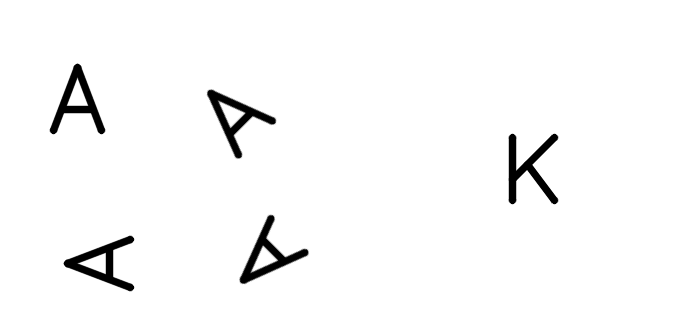
#> input picture Computer_vision_AIMS/Lab/Questions/data/rotated_letters.png, 700 x 320 px, found by its file name; the run also reads 3 pictures not shown here
$ jupyter execute --allow-errors Lab4_answers.ipynb   (older library calls are emulated)
#> lines starting #> are read from the running program, lines starting #| are printed output that depends on the picture; after the words box and inside, x2 and y2 are one past the last pixel; in counts of white or black regions, pixels touching at a corner belong together; long printed decimals are rounded
# 🧪 LAB 4: Feature Extraction & Segmentation

---

## **Part 1: Hu Moments & Rotation Invariance with Letters**

### **Objectives**
- Observe the invariance of Hu moments for shape recognition.
- Compare invariance between similar and different shapes.

---

### **Instructions**

1. **Use letter images**
2. **Binarize the images** (thresholding).
3. **Find the contours** of the letters.
4. **Compute the Hu moments** for each main contour.
5. **Compare the results** in a pandas DataFrame.
6. **Answer the questions below.**

### **Questions**
1. Are the Hu moments of the different “A”s similar despite the rotation?

2. How does the “K” Hu moment vector compare?

3. What does this experiment show about the use of Hu moments in shape recognition?

[cell 1]
import cv2
import numpy as np
import pandas as pd
import matplotlib.pyplot as plt
from google.colab import files
from google.colab.patches import cv2_imshow

[cell 2]
img1=files.upload()
#> the answer given: rotated_letters.png

[cell 3]
# Load the provided image (should be in your working directory)
img = cv2.imread('rotated_letters.png', 0)
#> img is the input picture: shape (320, 700); min 0, max 255, mean 248.1

# Threshold to get a binary image (letters in white on black)
_, binary = cv2.threshold(img, 127, 255, cv2.THRESH_BINARY_INV)
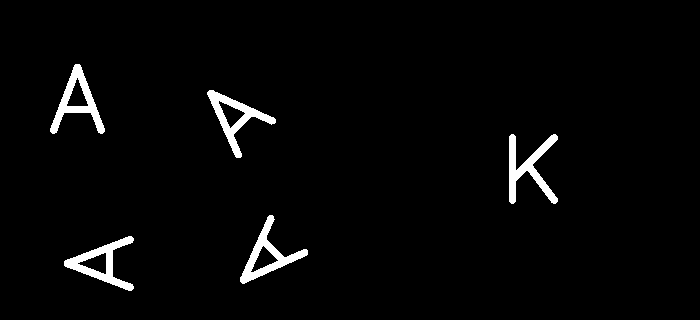
#> binary: shape (320, 700); 2.7% white; 5 white regions

# Show the binary image
plt.imshow(binary, cmap='gray')
plt.title("Thresholded Image")
plt.axis('off')
plt.show()

[cell 4]
contours, _ = cv2.findContours(binary, cv2.RETR_EXTERNAL, cv2.CHAIN_APPROX_SIMPLE)
#> contours = 5 contours; box (x1, y1, x2, y2) and area: (64, 236, 134, 291) 1378, (50, 64, 105, 134) 1378, (240, 215, 308, 284) 1376, (207, 90, 276, 158) 1376, (509, 134, 558, 204) 1100

# Draw contours for visualization
img_color = cv2.cvtColor(img, cv2.COLOR_GRAY2BGR)
cv2.drawContours(img_color, contours, -1, (0,255,0), 2)
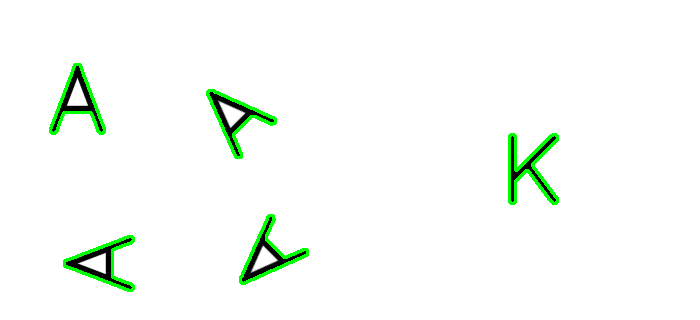
#> img_color: shape (320, 700, 3); 1.93% of pixels changed, all inside (x1, y1, x2, y2) = (49, 63, 559, 292)

plt.imshow(img_color)
plt.title("Detected Contours")
plt.axis('off')
plt.show()

[cell 5]
def contour_centroid(c):
    M = cv2.moments(c)
#> M = moments, m00 1378, centre m10/m00, m01/m00 = (99.97, 263)
    if M['m00'] == 0:
        return (0, 0)
    cx = int(M['m10']/M['m00'])
#> cx = 99
    cy = int(M['m01']/M['m00'])
#> cy = 263
    return (cy, cx)  # (row, col) for sorting

contours = sorted(contours, key=contour_centroid)  #top to bottom ,left to right
#> contours = 5 contours; box (x1, y1, x2, y2) and area: (50, 64, 105, 134) 1378, (64, 236, 134, 291) 1378, (207, 90, 276, 158) 1376, (240, 215, 308, 284) 1376, (509, 134, 558, 204) 1100

# Prepare for analysis
hu_moments_list = []
labels = ['A (0°)', 'A (45°)',  'K','A (90°)', 'A (135°)']

for i, cnt in enumerate(contours):
    # Compute Hu moments
    moments = cv2.moments(cnt)
    hu = cv2.HuMoments(moments).flatten()
    # Take the log scale for better comparison (common practice)
    hu_log = -np.sign(hu) * np.log10(np.abs(hu) + 1e-10)
    hu_moments_list.append(hu_log)
#> this loop made 5 passes
#> hu_log on passes 1 to 5: [0.538, 2.23, 1.75, 2.87, -5.19, 3.99, 10], [0.54, 2.25, 1.76, 2.87, -5.19, 4, -6.85], [0.28, 2, 1.94, 2.38, -4.59, -3.39, 4.88], [0.54, 2.25, 1.76, 2.87, -5.19, 4, -6.85], [0.538, 2.23, 1.75, 2.87, -5.19, 3.99, 10]
#> after the loop, hu_moments_list = [[0.538, 2.23, 1.75, 2.87, -5.19, 3.99, 10], [0.54, 2.25, 1.76, 2.87, -5.19, 4, -6.85], [0.28, 2, 1.94, 2.38, -4.59, -3.39, 4.88], [0.54, 2.25, 1.76, 2.87, -5.19, 4, -6.85], [0.538, 2.23, 1.75, 2.87, -5.19, 3.99, 10]]

# Create DataFrame
df_hu = pd.DataFrame(hu_moments_list, columns=[f'Hu{i+1}' for i in range(7)], index=labels)
#> df_hu = table of 5 rows and 7 columns
print(df_hu)
#|                Hu1       Hu2       Hu3       Hu4       Hu5       Hu6        Hu7
#| A (0°)    0.5378  2.232  1.753  2.872 -5.185  3.989  10.000
#| A (45°)   0.5401  2.254  1.758  2.871 -5.186  3.998  -6.852
#| K         0.2797  2.000  1.938  2.382 -4.592 -3.388   4.882
#| A (90°)   0.5401  2.254  1.758  2.871 -5.186  3.998  -6.852
#| A (135°)  0.5378  2.232  1.753  2.872 -5.185  3.989  10.000

### **Answer**
1. Are the Hu moments of the different “A”s similar despite the rotation?

> Yes! The Hu moments of all the “A”s (even at 0°, 45°, 90°, and 135° rotation) are nearly identical. This shows that Hu moments are highly stable under rotation.

2. How does the “K” Hu moment vector compare?

> The Hu moment vector for the “K” is very different from the “A”s. Its values differ significantly across most of the 7 Hu moments, reflecting that “K” has a different shape structure than “A” (even though both are single letters).

3. What does this experiment show about the use of Hu moments in shape recognition?

> This experiment demonstrates that Hu moments are powerful for recognizing shapes independently of their orientation (rotation, translation, scale).
> They are well suited for tasks where the same object may appear in different poses, because the feature vector remains (almost) unchanged under rotation.
> This property makes them useful for shape matching, classification, and some OCR tasks where orientation may vary.

## **Part 2: Segmentation of Blood Vessels in a Retinal Image**

## **Objectives**
- Apply basic image filtering and thresholding to extract blood vessels.
- Use edge detection (Canny) to find vessel boundaries.
- Compare methods and discuss the strengths/weaknesses of each approach.

---

### **Instructions**

1. **Load** a retina (fundus) image (e.g., `'retina.jpg'`).
2. **Convert** the image to grayscale.
3. **Apply** Gaussian blur to reduce noise.
4. **Apply** adaptive thresholding to highlight vessels.
5. **Apply** Canny edge detection to extract blood vessel edges.
6. **Display** all results.

### **Questions**
1. Which method best separates blood vessels from the background?
2. What problems do you notice (noise, uneven lighting, contrast, vessel thickness)?

[cell 6]
img1=files.upload()
#> the answer given: retina_vessel.jpg

[cell 7]
# 1. Load image
img = cv2.imread('retina_vessel.jpg')  # Use the path to your image
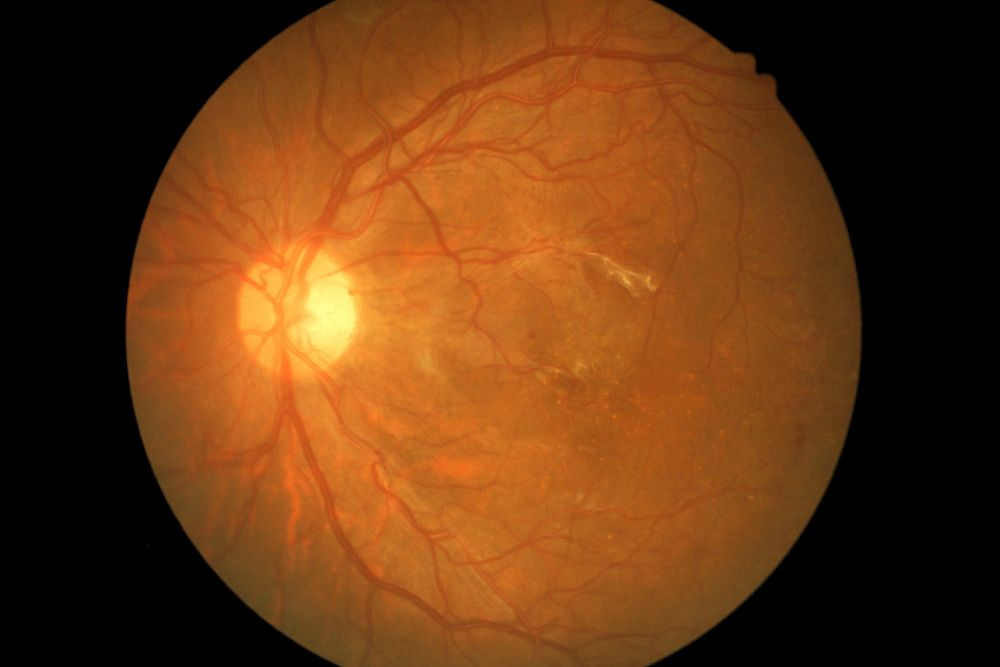
#> input picture Computer_vision_AIMS/Lab/Questions/data/lab4/retina_vessel.jpg, 1000 x 667 px, found by its file name
#> img is the input picture: shape (667, 1000, 3); mean B, G, R 19.1, 56, 102.8

# 2. Convert to grayscale
gray = cv2.cvtColor(img, cv2.COLOR_BGR2GRAY)

# 3a. Gaussian blur
blurred = cv2.GaussianBlur(gray, (7, 7), 0)

# 3b. Adaptive thresholding
thresh = cv2.adaptiveThreshold(
    blurred, 255, cv2.ADAPTIVE_THRESH_MEAN_C,
    cv2.THRESH_BINARY, 21, 8
)
#> thresh: shape (667, 1000); 96.9% white; 174 black regions (107 under 20 px), largest, box (x1, y1, x2, y2) and area: (117, 0, 339, 667) 6476, (648, 0, 869, 667) 6058, (285, 379, 333, 510) 678


# 3c. Canny edge detection
edges = cv2.Canny(blurred, 10, 40)
#> edges: shape (667, 1000); 1.4% white in thin lines or dots, all inside (x1, y1, x2, y2) = (125, 0, 862, 667)

# 4. Display results
plt.figure(figsize=(14, 8))
plt.subplot(2,3,1); plt.imshow(cv2.cvtColor(img, cv2.COLOR_BGR2RGB)); plt.title('Original'); plt.axis('off')
plt.subplot(2,3,2); plt.imshow(gray, cmap='gray'); plt.title('Grayscale'); plt.axis('off')
plt.subplot(2,3,3); plt.imshow(blurred, cmap='gray'); plt.title('Blurred'); plt.axis('off')
plt.subplot(2,3,4); plt.imshow(thresh, cmap='gray'); plt.title('Adaptive Threshold'); plt.axis('off')
plt.subplot(2,3,5); plt.imshow(edges, cmap='gray'); plt.title('Canny Edges'); plt.axis('off')
plt.tight_layout(); plt.show()

### **Questions**
1. Which method best separates blood vessels from the background?

> Among the methods tested, adaptive thresholding does a better job of highlighting the blood vessels than Canny edge detection. Adaptive thresholding can pick up the fine, faint vessel structures due to local intensity adaptation, while Canny detects only a few strong edges (mostly along the border or thickest vessels).

2. What problems do you notice (noise, uneven lighting, contrast, vessel thickness)?

Noise: Small specks and artifacts appear, especially outside the vessel areas or along the border of the circular field of view.

Uneven lighting: The optic disc (bright spot) is much brighter than the rest, making local thresholds inconsistent across the image.

Low contrast: Some vessels are faint and hard to distinguish from the background, especially the thinner ones.

Vessel thickness: Thin vessels may be lost, and thick ones may appear broken or merged with the background.

[cell 8]
# 1. CLAHE Contrast enhancement
'''
It works by dividing the image into small regions (tiles)
and applying histogram equalization to each one, but with a limit to prevent over-amplifying noise

'''
clahe = cv2.createCLAHE(clipLimit=2.0, tileGridSize=(8,8))
enhanced = clahe.apply(gray)
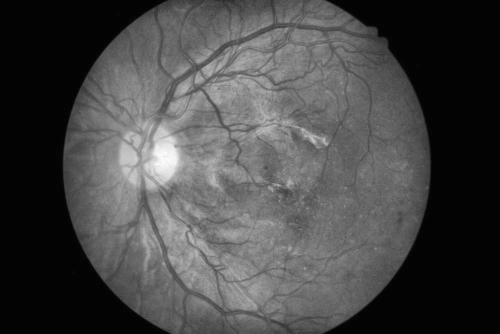
#> enhanced: shape (667, 1000) (shown at 1/2 size); min 2, max 250, mean 71.2

# 2. Morphological tophat
kernel = cv2.getStructuringElement(cv2.MORPH_ELLIPSE, (13,13))
tophat = cv2.morphologyEx(enhanced, cv2.MORPH_TOPHAT, kernel)

# 3. Adaptive thresholding
thresh = cv2.adaptiveThreshold(
    tophat, 255, cv2.ADAPTIVE_THRESH_MEAN_C,
    cv2.THRESH_BINARY, 21, -8
)
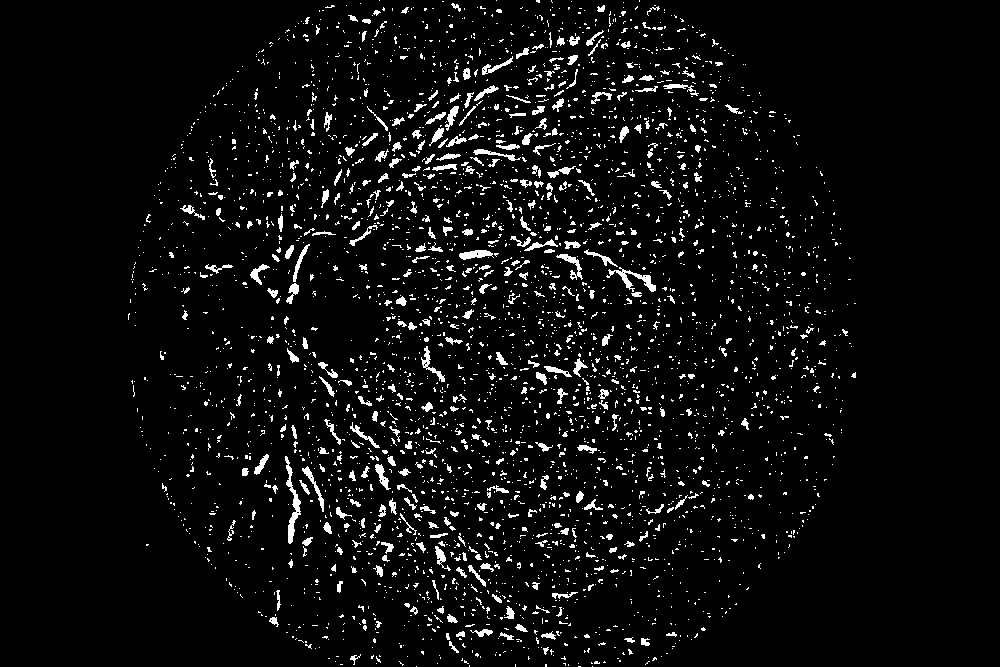
#> thresh: shape (667, 1000); 5% white in thin lines or dots, all inside (x1, y1, x2, y2) = (128, 0, 856, 667)

plt.figure(figsize=(12,4))
plt.subplot(1,3,1); plt.imshow(enhanced, cmap='gray'); plt.title('CLAHE Enhanced'); plt.axis('off')
plt.subplot(1,3,2); plt.imshow(tophat, cmap='gray'); plt.title('Tophat'); plt.axis('off')
plt.subplot(1,3,3); plt.imshow(thresh, cmap='gray'); plt.title('Thresholded Vessels'); plt.axis('off')
plt.show()

## **Part 3: Image Segmentation by Color using K-means Clustering**

## **Objectives**
Segment an image into regions of similar color using the K-means clustering algorithm. Visualize the segmented output, compare different values of K, and understand how K-means can be used as a basic image segmentation method.
---

### **Instructions**

1. **Load Image (lab4_landscape)**

2. **Reshape the Image Data**
   - Convert the image to a 2D array (pixels × 3 channels).

3. **Apply K-means Clustering**
   - Find the best  value of K .
   - Fit K-means to cluster pixels by color.

4. **Visualize the Segmented Image**
   - Reconstruct the image using the color of each cluster center.
   - Display the result.

5. **Try with at least two different K values**
   - See how the segmentation changes.

6. **Find the best K value**
   - Elbow curve.

6. **Donut or Pie Chart**
   - Show the proportion of each color in the image.

### **Questions**
1. What do you observe about the segmented images for different values of K?

2. Which value of K best separates visually meaningful regions in the image?

3. What are some limitations of using K-means for segmentation?

4. Try segmenting an image with texture or less color variation—what happens?

[cell 9]
img1=files.upload()
#> the answer given: lab4_landscape.jpeg

[cell 10]
from sklearn.cluster import KMeans

# Load image
img = cv2.imread('lab4_landscape.jpeg')
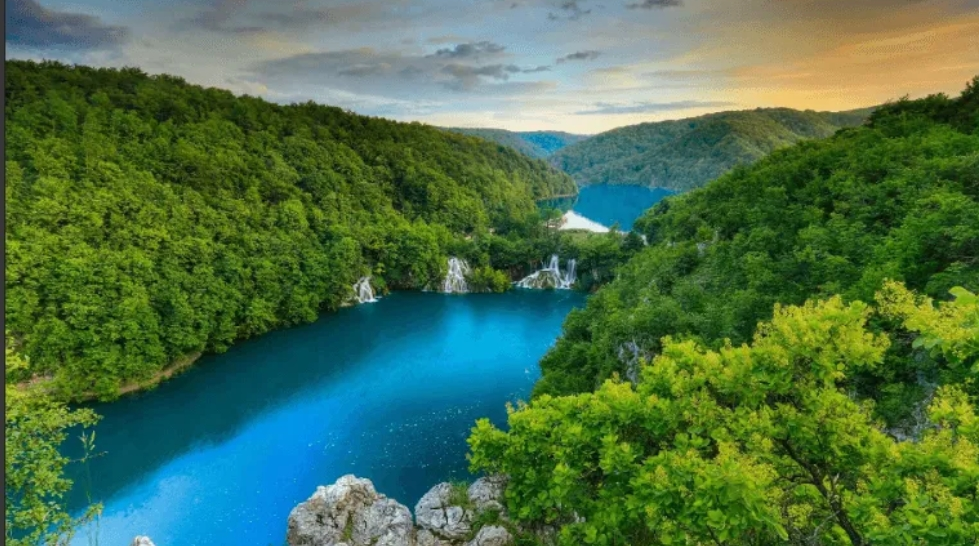
#> input picture Computer_vision_AIMS/Lab/Questions/data/lab4_landscape.jpeg, 979 x 546 px, found by its file name
#> img is the input picture: shape (546, 979, 3); mean B, G, R 74.1, 112.5, 75.1
img_rgb = cv2.cvtColor(img, cv2.COLOR_BGR2RGB)
pixels = img_rgb.reshape(-1, 3)

# Try K values from 1 to 8
Ks = range(1, 9)
inertias = []
for k in Ks:
    kmeans = KMeans(n_clusters=k, n_init=10, random_state=42)
    kmeans.fit(pixels)
    inertias.append(kmeans.inertia_)
#> after the loop, inertias = [5.11e+09, 2.47e+09, 1.59e+09, 1.1e+09, 879732136.7, 722221216.1, 591742956.6, 500225954.2]

# Plot the elbow curve
plt.figure(figsize=(7,4))
plt.plot(Ks, inertias, marker='o')
plt.title("Elbow Method for Optimal K")
plt.xlabel("Number of Clusters (K)")
plt.ylabel("Inertia (Sum of Squared Distances)")
plt.xticks(Ks)
plt.grid()
plt.show()
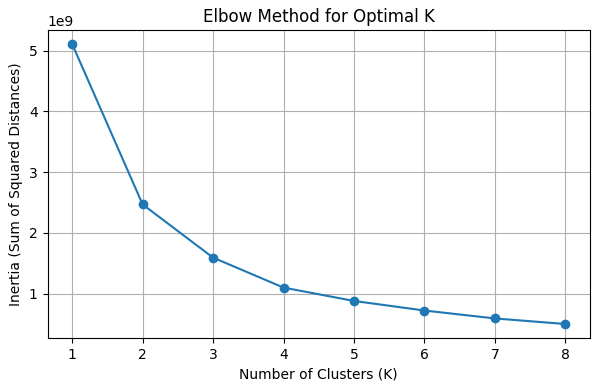
#> figure drawn by matplotlib, 1 panel

[cell 11]
img_rgb = cv2.cvtColor(img, cv2.COLOR_BGR2RGB)
pixels = img_rgb.reshape(-1, 3)

# K-means with K=3
k = 3
kmeans = KMeans(n_clusters=k, n_init=10, random_state=42)
labels = kmeans.fit_predict(pixels)
palette = kmeans.cluster_centers_.astype(np.uint8)

# 3. Recreate segmented image
segmented = palette[labels].reshape(img_rgb.shape)
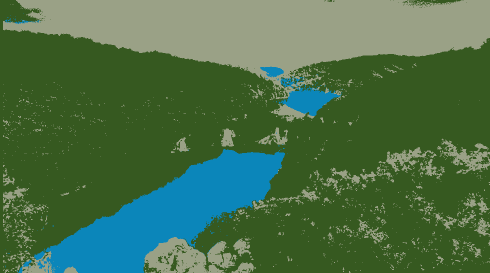
#> segmented: shape (546, 979, 3) (shown at 1/2 size); mean R, G, B 74.6, 111.8, 73.7

# 4. Prepare color codes for labels
def rgb2hex(rgb):
    return '#%02x%02x%02x' % tuple(rgb)
color_labels = [rgb2hex(color) for color in palette]

# 5. Calculate proportions
counts = np.bincount(labels)
#> counts = [134181, 344444, 55909]
percentages = counts / counts.sum()
#> percentages = [0.251, 0.644, 0.105]
colors_norm = palette / 255.0  # For matplotlib

# 6. Plot all together
fig, axs = plt.subplots(1, 3, figsize=(18,6))

# Original
axs[0].imshow(img_rgb)
axs[0].set_title('Original Image')
axs[0].axis('off')

# Segmented
axs[1].imshow(segmented)
axs[1].set_title('Segmented (K=3)')
axs[1].axis('off')

# Donut chart
wedges, texts, autotexts = axs[2].pie(
    percentages,
    colors=colors_norm,
    labels=color_labels,
    wedgeprops=dict(width=0.4),
    startangle=90,
    autopct='%1.1f%%'
)
#> wedges = 3 items; texts = 3 items; autotexts = 3 items
axs[2].set_title('Color Cluster Proportions')
for autotext in autotexts:
    autotext.set_color('white')
#> this loop made 3 passes
plt.tight_layout()
plt.show()
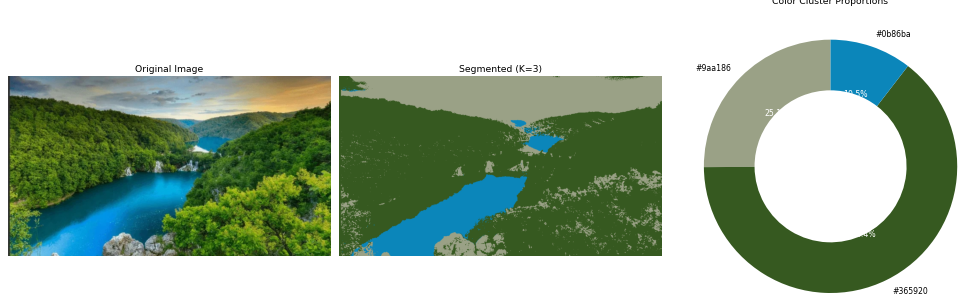
#> figure drawn by matplotlib, 3 panels

### **Answers**
1. What do you observe about the segmented images for different values of K?

As K increases, the segmented image uses more color regions.

With a small K (e.g., 2 or 3), the image looks flat and many regions with different colors are grouped together.

As K increases (e.g., 5, 6, 7), the image preserves more color details, and regions are better separated, but can start to look patchy or noisy if K is too high.

2. Which value of K best separates visually meaningful regions in the image?

The “best” K is usually at the elbow point in the inertia curve: where adding more clusters doesn't significantly reduce error. (k=3,4,5)

3. What are some limitations of using K-means for segmentation?

No spatial awareness: K-means clusters only by color, not by position, so distant pixels of the same color are grouped even if they’re in different objects.

Ignores texture and edges: Objects of similar color but different texture/pattern are not distinguished.

4. Try segmenting an image with texture or less color variation—what happens?

K-means works best on images with clear, distinct color regions and less on images where texture or brightness are more important than color.

# Part 4: Texture Detection and Segmentation

## Objectives
- Detect and analyze textures in images using Local Binary Patterns (LBP) and Haralick features.
- Use these texture descriptors to segment and distinguish different regions in an image.
- Compare texture histograms for regions with different surface types.

---

## Instructions

1. **Load three texture images** (e.g., `sand.jpeg`, `grass.jpeg`, `gravel.jpeg`)

2. **Convert each image to grayscale** using OpenCV.

3. **Extract Local Binary Pattern (LBP) features** for each texture:
   - Use `skimage.feature.local_binary_pattern`.
   - Plot both the LBP image and the LBP histogram for each texture.

4. **Compute Haralick features** (e.g., contrast, correlation, energy, homogeneity) for each texture:
   - Use `skimage.feature.graycomatrix` and `graycoprops`.
   - Compare values in a Pandas DataFrame.

5. **Try a segmentation task**:
   - Take an image with two different textures (land water). Extract two small patches (stamps): one from water, one from landCompute and plot their LBP histograms and Haralick features Take a third random patch and “guess” its type using the features. Visualize the locations of all stamps on the image

---

[cell 12]
img1=files.upload()
#> the answer given: sand.jpg
#> (the rest of the program and of its run is left out)
